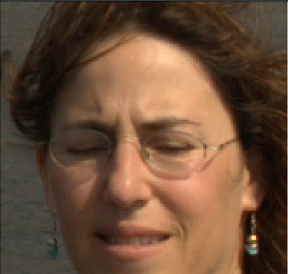
%> input picture Content-Aware Automatic Photo Enhancement/Combined/im6.png, 288 x 274 px
$ octave facecomplete.m   (GNU Octave 9; MATLAB toolbox functions it lacks are replaced by stand-ins)
%> lines starting %> are read from the running program, lines starting %| are printed output that depends on the picture; in (x1, y1, x2, y2) boxes, pixels count from 0 and x2, y2 are one past the last pixel; in counts of white or black regions, pixels touching at a corner belong together; the program's own positions count from 1
### Content-Aware Automatic Photo Enhancement/Combined/ExtractNLargestBlobs.m
% Function to return the specified number of largest or smallest blobs in a binary image.
% If numberToExtract > 0 it returns the numberToExtract largest blobs.
% If numberToExtract < 0 it returns the numberToExtract smallest blobs.
% Example: return a binary image with only the largest blob:
%   binaryImage = ExtractNLargestBlobs(binaryImage, 1);
% Example: return a binary image with the 3 smallest blobs:
%   binaryImage = ExtractNLargestBlobs(binaryImage, -3);
function binaryImage = ExtractNLargestBlobs(binaryImage, numberToExtract)
try
    % Get all the blob properties.  Can only pass in originalImage in version R2008a and later.
    [labeledImage, numberOfBlobs] = bwlabel(binaryImage);
    blobMeasurements = regionprops(labeledImage, 'area');
    % Get all the areas
    allAreas = [blobMeasurements.Area];
    if numberToExtract > length(allAreas);
        % Limit the number they can get to the number that are there/available.
        numberToExtract = length(allAreas);
    end
    if numberToExtract > 0
        % For positive numbers, sort in order of largest to smallest.
        % Sort them.
        [sortedAreas, sortIndexes] = sort(allAreas, 'descend');
    elseif numberToExtract < 0
        % For negative numbers, sort in order of smallest to largest.
        % Sort them.
        [sortedAreas, sortIndexes] = sort(allAreas, 'ascend');
        % Need to negate numberToExtract so we can use it in sortIndexes later.
        numberToExtract = -numberToExtract;
    else
        % numberToExtract = 0.  Shouldn't happen.  Return no blobs.
        binaryImage = false(size(binaryImage));
        return;
    end
    % Extract the "numberToExtract" largest blob(a)s using ismember().
    biggestBlob = ismember(labeledImage, sortIndexes(1:numberToExtract));
    % Convert from integer labeled image into binary (logical) image.
    binaryImage = biggestBlob > 0;
catch ME
    errorMessage = sprintf('Error in function ExtractNLargestBlobs().\n\nError Message:\n%s', ME.message);
    fprintf(1, '%s\n', errorMessage);
    uiwait(warndlg(errorMessage));
end

### Content-Aware Automatic Photo Enhancement/Combined/wlsFilter.m
function OUT = wlsFilter(IN, lambda, alpha, L)
%WLSFILTER Edge-preserving smoothing based on the weighted least squares(WLS)
%   optimization framework, as described in Farbman, Fattal, Lischinski, and
%   Szeliski, "Edge-Preserving Decompositions for Multi-Scale Tone and Detail
%   Manipulation", ACM Transactions on Graphics, 27(3), August 2008.
%
%   Given an input image IN, we seek a new image OUT, which, on the one hand,
%   is as close as possible to IN, and, at the same time, is as smooth as
%   possible everywhere, except across significant gradients in L.
%
%
%   Input arguments:
%   ----------------
%     IN              Input image (2-D, double, N-by-M matrix).
%
%     lambda          Balances between the data term and the smoothness
%                     term. Increasing lambda will produce smoother images.
%                     Default value is 1.0
%
%     alpha           Gives a degree of control over the affinities by non-
%                     lineary scaling the gradients. Increasing alpha will
%                     result in sharper preserved edges. Default value: 1.2
%
%     L               Source image for the affinity matrix. Same dimensions
%                     as the input image IN. Default: log(IN)
%
%
%   Example
%   -------
%     RGB = imread('peppers.png');
%     I = double(rgb2gray(RGB));
%     I = I./max(I(:));
%     res = wlsFilter(I, 0.5);
%     figure, imshow(I), figure, imshow(res)
%     res = wlsFilter(I, 2, 2);
%     figure, imshow(res)

if(~exist('L', 'var')),
    L = log(IN+eps);
end

if(~exist('alpha', 'var')),
    alpha = 1.2;
end

if(~exist('lambda', 'var')),
    lambda = 1;
end

smallNum = 0.0001;

[r,c] = size(IN);
k = r*c;

% Compute affinities between adjacent pixels based on gradients of L
dy = diff(L, 1, 1);
dy = -lambda./(abs(dy).^alpha + smallNum);
dy = padarray(dy, [1 0], 'post');
dy = dy(:);

dx = diff(L, 1, 2);
dx = -lambda./(abs(dx).^alpha + smallNum);
dx = padarray(dx, [0 1], 'post');
dx = dx(:);


%Construct a five-point spatially inhomogeneous Laplacian matrix
B(:,1) = dx;
B(:,2) = dy;
d = [-r,-1];
A = spdiags(B,d,k,k);

e = dx;
w = padarray(dx, r, 'pre'); w = w(1:end-r);
s = dy;
n = padarray(dy, 1, 'pre'); n = n(1:end-1);

D = 1-(e+w+s+n);
A = A + A' + spdiags(D, 0, k, k);

% Solve
OUT = A\IN(:);
OUT = reshape(OUT, r, c);

### Content-Aware Automatic Photo Enhancement/Combined/LaplacianBlend.m
% Function that blends two images together using Laplacian Pyramids
function [out] = LaplacianBlend(black, white, mask)
    % Cast each of the images to double as we will be doing alpha
    % matting
    black_img = double(black);
    white_img = double(white);
    mask_img = double(mask) / 255.0;

    % Figure out how many levels we need for the image pyramid
    % Ensures that smallest scale has resolution whose minimum dimension
    % (smallest row or column) is 16
    min_size = min([size(black_img,1) size(black_img,2)]);
    depth = floor(log(min_size) / log(2)) - 4;

    % Create Gaussian pyramids for the two images and the mask
    gauss_pyr_mask = gauss_pyramid(mask_img, depth);
    gauss_pyr_black = gauss_pyramid(black_img, depth);
    gauss_pyr_white = gauss_pyramid(white_img, depth);

    % Create the Laplacian pyramids for the two images
    lapl_pyr_black = lapl_pyramid(gauss_pyr_black);
    lapl_pyr_white = lapl_pyramid(gauss_pyr_white);

    % Blend the two Laplacian pyramids together
    outpyr = blend(lapl_pyr_white, lapl_pyr_black, gauss_pyr_mask);

    % Create final blended image
    out = collapse(outpyr);

    % Cap and cast
    out(out < 0) = 0;
    out(out > 255) = 255;
    out = uint8(out);
end

### Content-Aware Automatic Photo Enhancement/Combined/facecomplete.m
%%%%%%%%%%%%%%%%%%%%%%%%%%FACE EHANCEMENT%%%%%%%%%%%%%%%%%%%%%%%%%

%To detect Face
FDetect = vision.CascadeObjectDetector;

%Read the input image
input_image = imread('im6.png');
%> input_image is the input picture: size 274x288x3 uint8; mean R, G, B 106.6, 77.6, 56.6
figure,
imshow(input_image);
%Returns Bounding Box values based on number of objects
BB = step(FDetect,input_image);
%> BB = [32 65 197 197]

%coordinates for the face rectangle
x_face = BB(1);
%> x_face = 32
y_face = BB(2);
%> y_face = 65
width_face = BB(3);
%> width_face = 197
height_face = BB(4);
%> height_face = 197

cropped_face= imcrop(input_image,BB(1,:));
% figure,
% imshow(cropped_face);
% title('cropped face');

%Read the image, and capture the dimensions
VidImage = cropped_face;
height = size(VidImage,1);
%> height = 198
width = size(VidImage,2);
%> width = 198
%Initialize the output images
out = VidImage;
bin = zeros(height,width);
%Convert the image from RGB to YCbCr
img_ycbcr = rgb2ycbcr(VidImage);
%> img_ycbcr: size 198x198x3 uint8; mean of channels 1, 2, 3 106.8, 110.7, 147.1
Cb = img_ycbcr(:,:,2);
Cr = img_ycbcr(:,:,3);
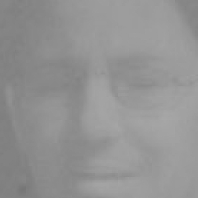
%> Cr: size 198x198 uint8; min 118, max 167, mean 147.1
%Detect Skin
[r,c,v] = find(Cb>=77 & Cb<=127 & Cr>=133 & Cr<=173);
%> r = 35406 values from 1 to 198; c = 35406 values from 1 to 198; v = 35406 logical values, 35406 true
numind = size(r,1);
%> numind = 35406
%Mark Skin Pixels
for i=1:numind
    out(r(i),c(i),:) = [0 0 255];
    bin(r(i),c(i)) = 1;
end
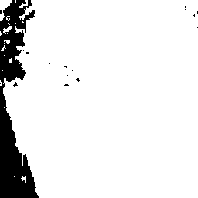
%> bin: size 198x198 double; values 0 (black) and 1 (white), 90.3% white; 17 black regions (16 under 20 px), largest, box (x1, y1, x2, y2) and area: (0, 0, 39, 198) 3735
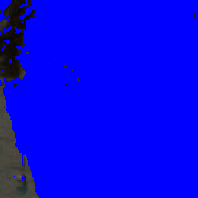
%> out: size 198x198x3 uint8; mean R, G, B 4.8, 4.5, 234
binaryImage=im2bw(bin,graythresh(bin));
B = bwboundaries(binaryImage);
%> B = 33 boundaries; largest, box (x1, y1, x2, y2) and points: (3, 0, 198, 198) 881, (0, 0, 12, 21) 59, (19, 0, 28, 8) 29, (3, 26, 12, 34) 25, (21, 176, 26, 183) 19
binaryImage = imfill(binaryImage, 'holes');
% Remove tiny regions.
binaryImage = bwareaopen(binaryImage, 5000);
%> binaryImage: size 198x198 logical; 89.7% white; 3 black regions (2 under 20 px), largest, box (x1, y1, x2, y2) and area: (0, 0, 39, 198) 4035
%---------------------------------------------------------------------------
% Extract the largest area using ImageAnalyst's custom function ExtractNLargestBlobs().
biggestBlob = zeros(size(VidImage));
biggestBlob = ExtractNLargestBlobs(binaryImage, 1);
%> in ExtractNLargestBlobs, `[labeledImage, numberOfBlobs] = bwlabel(binaryImage);`: labeledImage: size 198x198 double; values 0 (black) and 1 (white), 89.7% white; 3 black regions (2 under 20 px)
%> in ExtractNLargestBlobs, `[labeledImage, numberOfBlobs] = bwlabel(binaryImage);`: numberOfBlobs = 1
%> in ExtractNLargestBlobs, `blobMeasurements = regionprops(labeledImage, 'area');`: blobMeasurements = 1 region; Area: 35165
%> in ExtractNLargestBlobs, `allAreas = [blobMeasurements.Area];`: allAreas = 35165
%> in ExtractNLargestBlobs, `[sortedAreas, sortIndexes] = sort(allAreas, 'descend');`: sortIndexes = 1
% figure,
% imshow(biggestBlob);
%--------------------------------------------------------------------------
[labeledImage, numberOfBlobs] = bwlabel(biggestBlob, 8);
%> numberOfBlobs = 1
% Get all the blob properties.
blobMeasurements = regionprops(labeledImage, 'BoundingBox','Area');
%> blobMeasurements = 1 region; box (x1, y1, x2, y2) and Area: (3, 0, 198, 198) 35165
allBlobAreas = [blobMeasurements.Area];
%> allBlobAreas = 35165
% Loop through all blobs, putting up Bounding Box.
hold on;
input_image_hsv = rgb2hsv(input_image);
%> input_image_hsv: size 274x288x3 double; mean H, S, V 0.0808, 0.483, 0.419
input_image = hsv2rgb(input_image_hsv);
%> input_image: size 274x288x3 double

I = rgb2ycbcr(input_image);
%> I: size 274x288x3 double; mean of channels 1, 2, 3 0.345, 0.449, 0.558
P = I(:,:,1);
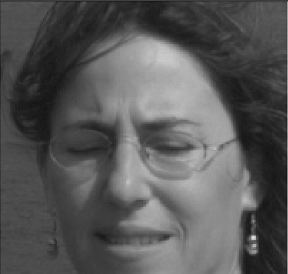
%> P: size 274x288 double; min 0.0747, max 0.907, mean 0.345
input_image_gray = im2double(I(:,:,1));
max_norm = max(input_image_gray(:));
%> max_norm = 0.907
input_image_gray = input_image_gray./max_norm;
base = wlsFilter(input_image_gray);
disp(size(base));
%|    274   288
Iout = base;

% figure,
% imshow(base);
Iout = im2uint8(base);
Iout = im2double(Iout);
%> Iout: size 274x288 double
detail = imsubtract(input_image_gray,base);

%finding intersection -  not doubtful
S = zeros(size(cropped_face));
[rows,cols] = size(cropped_face);
%> rows = 198; cols = 594
[rowsB,colsB] = size(biggestBlob);
%> rowsB = 198; colsB = 198
[rowsC,colsC] = size(Iout);
%> rowsC = 274; colsC = 288
biggestBlob = im2uint8(biggestBlob);
S = im2uint8(S);
for col = 1:colsB
    for row = 1:rowsB
        if biggestBlob(row, col)> 0
            S(row, col) =  cropped_face(row,col);
        end
    end
end
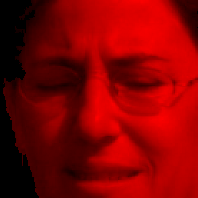
%> S: size 198x198x3 uint8; mean R, G, B 131.2, 0, 0

%converted to gray image
S = rgb2gray(S);
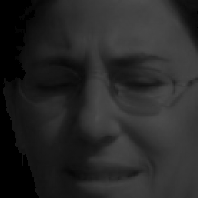
%> S: size 198x198 uint8; min 0, max 76, mean 39.2
% figure,
% % imshow(S);
% title('skin crop face');

%converted to uint8
Iout = im2uint8(Iout);
%applying sidelit correction
%get histogram of Iout/Base of the part of S
% smoothen only the skin region of the image
sub_imgae_Iout = zeros(size(width_face,height_face));
array = zeros(1,256,'double');
array1 = zeros(1,256,'double');
total_pixels=0;
for col = 1:colsB
    for row = 1:rowsB
        if biggestBlob(row, col)> 0 && y_face+row<=rowsC && x_face+col<=colsC  %this is the skin region
            val = Iout(y_face+row,x_face+col);
            val1 = cropped_face(row, col);
             array(val+1) = array(val+1) + 1 ;
             array1(val1+1) = array1(val1+1) + 1 ;
             total_pixels=total_pixels+1;

        end
    end
end
%> after the loop, array = 256 values, max 788 at index 72, min 0 at index 1, mean 137.4; array1 = 256 values, max 399 at index 70, min 0 at index 1, mean 137.4; total_pixels = 35165; val = 144; val1 = 175
%smoothning
smooth_h2 = smooth(array);
%> smooth_h2 = 256 values, max 664.2 at index 149, min 0 at index 1, mean 137.4
% figure,
% hist(smooth_h2);
%now to check if the image is bimodal
[num_pixels,indices] = sort(smooth_h2,'descend');
%> num_pixels = 256 values, max 664.2 at index 1, min 0 at index 158, mean 137.4; indices = 256 values, max 256 at index 256, min 1 at index 158, mean 128.5
max_num_pixels= num_pixels(1);
%> max_num_pixels = 664.2
max_num_pixels_index= indices(1);
%> max_num_pixels_index = 149
minimum_ind = 0;
minimum_val=0;
bright_mode_ind=0;
dark_mode_ind=0;
for i = 2:size(indices)
    next_max_index=indices(i);
    next_max=num_pixels(i);
    if(max_num_pixels_index>next_max_index)
        bright_mode_ind = max_num_pixels_index;
        dark_mode_ind = next_max_index;
    else
        dark_mode_ind = max_num_pixels_index;
        bright_mode_ind = next_max_index;
    end
    if(bright_mode_ind-dark_mode_ind >1)
        [min,min_indices] = sort(smooth_h2(dark_mode_ind + 1:bright_mode_ind - 1),'ascend'); %minimum between them
        minimum_val = min(1);
        minimum_ind = min_indices(1)+dark_mode_ind;
        if(minimum_val < 0.2*next_max)
            break;
        end
    end
end
%> this loop made 4 passes
%> (next_max_index, next_max, dark_mode_ind, bright_mode_ind, min, min_indices, minimum_val, minimum_ind) on pass 3: (151, 594.8, 149, 151, 632.8, 1, 632.8, 150)
%> (next_max_index, next_max, bright_mode_ind, dark_mode_ind, minimum_val, minimum_ind) on pass 4: (73, 580.8, 149, 73, 89.6, 110)
%> after the loop, min = 75 values from 89.6 to 642.2; min_indices = 75 values, max 75 at index 75, min 1 at index 73, mean 38
% find the local minimum between them
if(~(minimum_ind==0 && minimum_ind==0))

        f = (bright_mode_ind - dark_mode_ind)/(1.8*(minimum_ind - dark_mode_ind));
%> f = 1.14
        disp(f);
%| 1.1411
        % %create a scaling of Iout
        mask = zeros(size(Iout));
        black = Iout;
        A = Iout;

        for col = 1:colsB
            for row = 1:rowsB
                if biggestBlob(row, col)> 0 && y_face+row<=rowsC && x_face+col<=colsC && Iout(row,col)<=minimum_ind   %this is the skin region
                    A(row + y_face,col + x_face) =Iout(row + y_face,col + x_face) * f;
                    mask(row + y_face,col + x_face) = 255;

                end
            end
        end
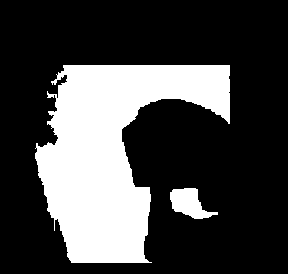
%> mask: size 274x288 double; 27.3% white; 2 white regions, box (x1, y1, x2, y2) and area: (35, 65, 230, 263) 20733, (170, 188, 218, 219) 839

        white = A;
        black = cat(3,black,black,black);
%> black: size 274x288x3 uint8; mean of channels 1, 2, 3 97.1, 97.1, 97.1
        white = cat(3,white,white,white);
%> white: size 274x288x3 uint8; mean of channels 1, 2, 3 101.3, 101.3, 101.3
        mask = cat(3,mask,mask,mask);
%> mask: size 274x288x3 double; mean of channels 1, 2, 3 69.7, 69.7, 69.7
        Bout = LaplacianBlend(black, white, mask);
%> in LaplacianBlend, `black_img = double(black);`: black_img: size 274x288x3 double; mean of channels 1, 2, 3 97.1, 97.1, 97.1
%> in LaplacianBlend, `white_img = double(white);`: white_img: size 274x288x3 double; mean of channels 1, 2, 3 101.3, 101.3, 101.3
%> in LaplacianBlend, `mask_img = double(mask) / 255.0;`: mask_img: size 274x288x3 double; mean of channels 1, 2, 3 0.273, 0.273, 0.273
%> the run ends on the next line
